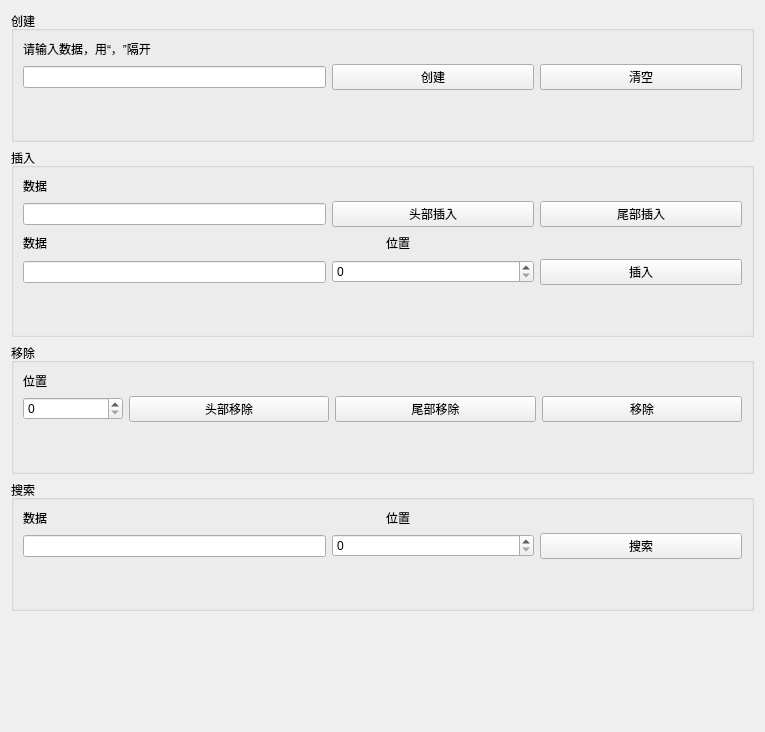
<?xml version="1.0" encoding="UTF-8"?>
<ui version="4.0">
 <class>CircleQueueUI</class>
 <widget class="QWidget" name="CircleQueueUI">
  <property name="geometry">
   <rect>
    <x>0</x>
    <y>0</y>
    <width>765</width>
    <height>732</height>
   </rect>
  </property>
  <property name="windowTitle">
   <string>Form</string>
  </property>
  <layout class="QHBoxLayout" name="horizontalLayout_12">
   <item>
    <layout class="QVBoxLayout" name="verticalLayout_5">
     <item>
      <widget class="QGroupBox" name="groupBox">
       <property name="title">
        <string>创建</string>
       </property>
       <layout class="QHBoxLayout" name="horizontalLayout_6">
        <item>
         <layout class="QVBoxLayout" name="verticalLayout">
          <item>
           <widget class="QLabel" name="label">
            <property name="text">
             <string>请输入数据，用“，”隔开</string>
            </property>
           </widget>
          </item>
          <item>
           <layout class="QHBoxLayout" name="horizontalLayout" stretch="3,2,2">
            <item>
             <widget class="QLineEdit" name="dataEdit"/>
            </item>
            <item>
             <widget class="QPushButton" name="createButton">
              <property name="text">
               <string>创建</string>
              </property>
             </widget>
            </item>
            <item>
             <widget class="QPushButton" name="cleanButton">
              <property name="text">
               <string>清空</string>
              </property>
             </widget>
            </item>
           </layout>
          </item>
          <item>
           <spacer name="verticalSpacer">
            <property name="orientation">
             <enum>Qt::Vertical</enum>
            </property>
            <property name="sizeHint" stdset="0">
             <size>
              <width>20</width>
              <height>40</height>
             </size>
            </property>
           </spacer>
          </item>
         </layout>
        </item>
       </layout>
      </widget>
     </item>
     <item>
      <widget class="QGroupBox" name="groupBox_2">
       <property name="title">
        <string>插入</string>
       </property>
       <layout class="QHBoxLayout" name="horizontalLayout_8">
        <item>
         <layout class="QVBoxLayout" name="verticalLayout_2">
          <item>
           <widget class="QLabel" name="label_2">
            <property name="text">
             <string>数据</string>
            </property>
           </widget>
          </item>
          <item>
           <layout class="QHBoxLayout" name="horizontalLayout_2" stretch="3,2,2">
            <item>
             <widget class="QLineEdit" name="insert_Edit1"/>
            </item>
            <item>
             <widget class="QPushButton" name="headinsertButton">
              <property name="text">
               <string>头部插入</string>
              </property>
             </widget>
            </item>
            <item>
             <widget class="QPushButton" name="tailinsertButton">
              <property name="text">
               <string>尾部插入</string>
              </property>
             </widget>
            </item>
           </layout>
          </item>
          <item>
           <layout class="QHBoxLayout" name="horizontalLayout_7">
            <item>
             <widget class="QLabel" name="label_3">
              <property name="text">
               <string>数据</string>
              </property>
             </widget>
            </item>
            <item>
             <spacer name="horizontalSpacer_2">
              <property name="orientation">
               <enum>Qt::Horizontal</enum>
              </property>
              <property name="sizeHint" stdset="0">
               <size>
                <width>40</width>
                <height>20</height>
               </size>
              </property>
             </spacer>
            </item>
            <item>
             <widget class="QLabel" name="label_4">
              <property name="text">
               <string>位置</string>
              </property>
             </widget>
            </item>
            <item>
             <spacer name="horizontalSpacer">
              <property name="orientation">
               <enum>Qt::Horizontal</enum>
              </property>
              <property name="sizeHint" stdset="0">
               <size>
                <width>40</width>
                <height>20</height>
               </size>
              </property>
             </spacer>
            </item>
           </layout>
          </item>
          <item>
           <layout class="QHBoxLayout" name="horizontalLayout_3" stretch="3,2,2">
            <item>
             <widget class="QLineEdit" name="insert_Edit2"/>
            </item>
            <item>
             <widget class="QSpinBox" name="insert_spinBox"/>
            </item>
            <item>
             <widget class="QPushButton" name="insertButton">
              <property name="text">
               <string>插入</string>
              </property>
             </widget>
            </item>
           </layout>
          </item>
          <item>
           <spacer name="verticalSpacer_2">
            <property name="orientation">
             <enum>Qt::Vertical</enum>
            </property>
            <property name="sizeHint" stdset="0">
             <size>
              <width>20</width>
              <height>40</height>
             </size>
            </property>
           </spacer>
          </item>
         </layout>
        </item>
       </layout>
      </widget>
     </item>
     <item>
      <widget class="QGroupBox" name="groupBox_3">
       <property name="title">
        <string>移除</string>
       </property>
       <layout class="QHBoxLayout" name="horizontalLayout_9">
        <item>
         <layout class="QVBoxLayout" name="verticalLayout_3">
          <item>
           <widget class="QLabel" name="label_5">
            <property name="text">
             <string>位置</string>
            </property>
           </widget>
          </item>
          <item>
           <layout class="QHBoxLayout" name="horizontalLayout_4" stretch="1,2,2,2">
            <item>
             <widget class="QSpinBox" name="delete_spinBox"/>
            </item>
            <item>
             <widget class="QPushButton" name="headdeleteButton">
              <property name="text">
               <string>头部移除</string>
              </property>
             </widget>
            </item>
            <item>
             <widget class="QPushButton" name="taildeleteButton">
              <property name="text">
               <string>尾部移除</string>
              </property>
             </widget>
            </item>
            <item>
             <widget class="QPushButton" name="deleteButton">
              <property name="text">
               <string>移除</string>
              </property>
             </widget>
            </item>
           </layout>
          </item>
          <item>
           <spacer name="verticalSpacer_3">
            <property name="orientation">
             <enum>Qt::Vertical</enum>
            </property>
            <property name="sizeHint" stdset="0">
             <size>
              <width>20</width>
              <height>40</height>
             </size>
            </property>
           </spacer>
          </item>
         </layout>
        </item>
       </layout>
      </widget>
     </item>
     <item>
      <widget class="QGroupBox" name="groupBox_4">
       <property name="title">
        <string>搜索</string>
       </property>
       <layout class="QHBoxLayout" name="horizontalLayout_11">
        <item>
         <layout class="QVBoxLayout" name="verticalLayout_4">
          <item>
           <layout class="QHBoxLayout" name="horizontalLayout_10">
            <item>
             <widget class="QLabel" name="label_6">
              <property name="text">
               <string>数据</string>
              </property>
             </widget>
            </item>
            <item>
             <widget class="QLabel" name="label_7">
              <property name="text">
               <string>位置</string>
              </property>
             </widget>
            </item>
           </layout>
          </item>
          <item>
           <layout class="QHBoxLayout" name="horizontalLayout_5" stretch="3,2,2">
            <item>
             <widget class="QLineEdit" name="search_Edit"/>
            </item>
            <item>
             <widget class="QSpinBox" name="spinBox"/>
            </item>
            <item>
             <widget class="QPushButton" name="searchButton">
              <property name="text">
               <string>搜索</string>
              </property>
             </widget>
            </item>
           </layout>
          </item>
          <item>
           <spacer name="verticalSpacer_5">
            <property name="orientation">
             <enum>Qt::Vertical</enum>
            </property>
            <property name="sizeHint" stdset="0">
             <size>
              <width>20</width>
              <height>40</height>
             </size>
            </property>
           </spacer>
          </item>
         </layout>
        </item>
       </layout>
      </widget>
     </item>
     <item>
      <spacer name="verticalSpacer_4">
       <property name="orientation">
        <enum>Qt::Vertical</enum>
       </property>
       <property name="sizeHint" stdset="0">
        <size>
         <width>20</width>
         <height>40</height>
        </size>
       </property>
      </spacer>
     </item>
    </layout>
   </item>
  </layout>
 </widget>
 <resources/>
 <connections>
  <connection>
   <sender>createButton</sender>
   <signal>clicked()</signal>
   <receiver>CircleQueueUI</receiver>
   <slot>on_create_btn_clicked()</slot>
   <hints>
    <hint type="sourcelabel">
     <x>265</x>
     <y>96</y>
    </hint>
    <hint type="destinationlabel">
     <x>260</x>
     <y>14</y>
    </hint>
   </hints>
  </connection>
  <connection>
   <sender>cleanButton</sender>
   <signal>clicked()</signal>
   <receiver>CircleQueueUI</receiver>
   <slot>on_clean_btn_clicked()</slot>
   <hints>
    <hint type="sourcelabel">
     <x>370</x>
     <y>89</y>
    </hint>
    <hint type="destinationlabel">
     <x>348</x>
     <y>11</y>
    </hint>
   </hints>
  </connection>
  <connection>
   <sender>headinsertButton</sender>
   <signal>clicked()</signal>
   <receiver>CircleQueueUI</receiver>
   <slot>on_headinsert_btn_clicked()</slot>
   <hints>
    <hint type="sourcelabel">
     <x>287</x>
     <y>206</y>
    </hint>
    <hint type="destinationlabel">
     <x>211</x>
     <y>140</y>
    </hint>
   </hints>
  </connection>
  <connection>
   <sender>tailinsertButton</sender>
   <signal>clicked()</signal>
   <receiver>CircleQueueUI</receiver>
   <slot>on_tailinsert_btn_clicked()</slot>
   <hints>
    <hint type="sourcelabel">
     <x>383</x>
     <y>207</y>
    </hint>
    <hint type="destinationlabel">
     <x>334</x>
     <y>129</y>
    </hint>
   </hints>
  </connection>
  <connection>
   <sender>insertButton</sender>
   <signal>clicked()</signal>
   <receiver>CircleQueueUI</receiver>
   <slot>on_locationinsert_btn_clicked()</slot>
   <hints>
    <hint type="sourcelabel">
     <x>389</x>
     <y>291</y>
    </hint>
    <hint type="destinationlabel">
     <x>454</x>
     <y>133</y>
    </hint>
   </hints>
  </connection>
  <connection>
   <sender>headdeleteButton</sender>
   <signal>clicked()</signal>
   <receiver>CircleQueueUI</receiver>
   <slot>on_headdelete_btn_clicked()</slot>
   <hints>
    <hint type="sourcelabel">
     <x>182</x>
     <y>411</y>
    </hint>
    <hint type="destinationlabel">
     <x>159</x>
     <y>332</y>
    </hint>
   </hints>
  </connection>
  <connection>
   <sender>taildeleteButton</sender>
   <signal>clicked()</signal>
   <receiver>CircleQueueUI</receiver>
   <slot>on_taildelete_btn_clicked()</slot>
   <hints>
    <hint type="sourcelabel">
     <x>292</x>
     <y>411</y>
    </hint>
    <hint type="destinationlabel">
     <x>235</x>
     <y>328</y>
    </hint>
   </hints>
  </connection>
  <connection>
   <sender>deleteButton</sender>
   <signal>clicked()</signal>
   <receiver>CircleQueueUI</receiver>
   <slot>on_locationdelete_btn_clicked()</slot>
   <hints>
    <hint type="sourcelabel">
     <x>407</x>
     <y>423</y>
    </hint>
    <hint type="destinationlabel">
     <x>443</x>
     <y>328</y>
    </hint>
   </hints>
  </connection>
  <connection>
   <sender>searchButton</sender>
   <signal>clicked()</signal>
   <receiver>CircleQueueUI</receiver>
   <slot>on_search_btn_clicked()</slot>
   <hints>
    <hint type="sourcelabel">
     <x>358</x>
     <y>561</y>
    </hint>
    <hint type="destinationlabel">
     <x>445</x>
     <y>452</y>
    </hint>
   </hints>
  </connection>
 </connections>
 <slots>
  <slot>on_create_btn_clicked()</slot>
  <slot>on_clean_btn_clicked()</slot>
  <slot>on_headinsert_btn_clicked()</slot>
  <slot>on_tailinsert_btn_clicked()</slot>
  <slot>on_locationinsert_btn_clicked()</slot>
  <slot>on_headdelete_btn_clicked()</slot>
  <slot>on_taildelete_btn_clicked()</slot>
  <slot>on_locationdelete_btn_clicked()</slot>
  <slot>on_search_btn_clicked()</slot>
 </slots>
</ui>
